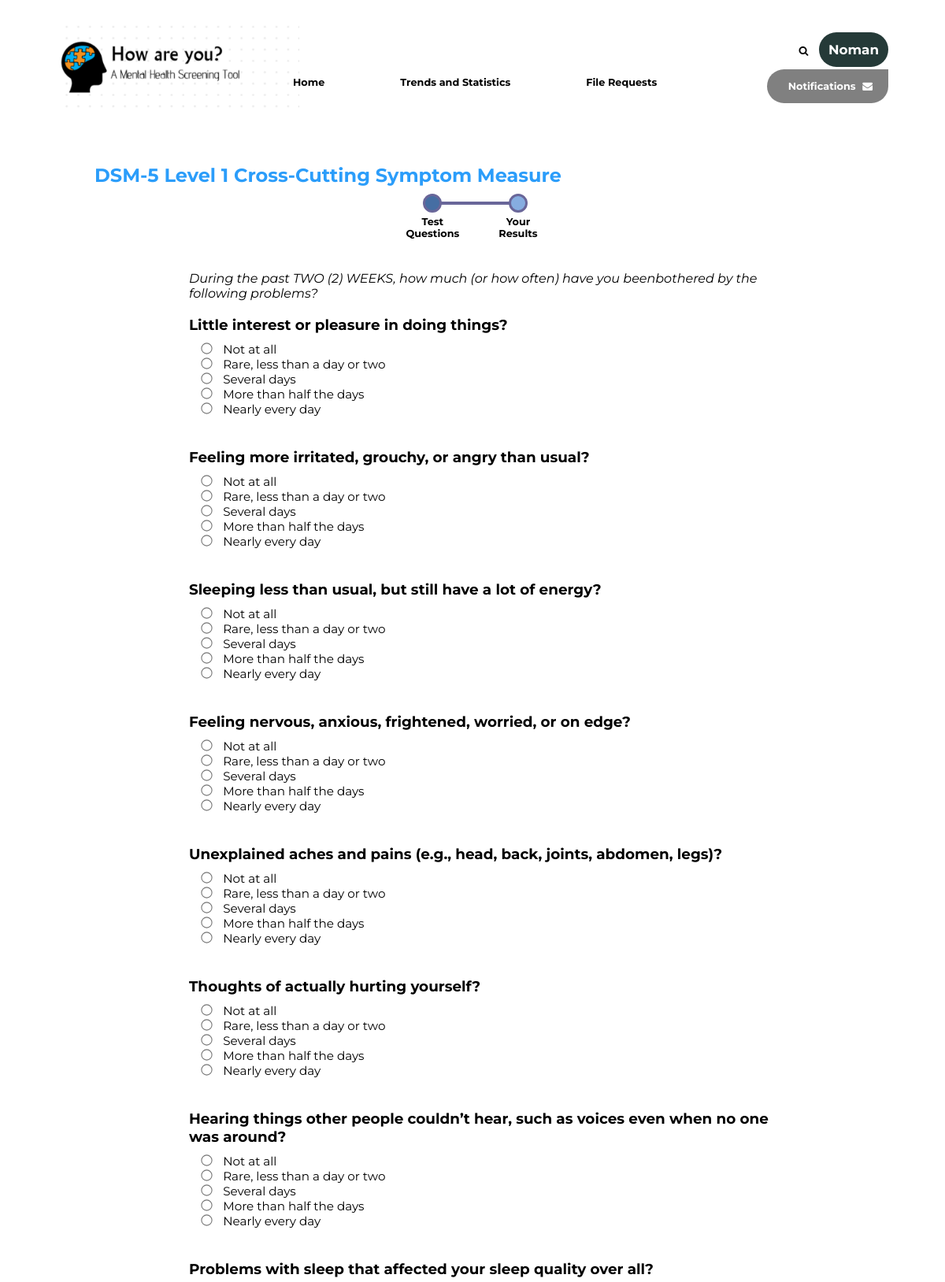
The app's page /take_questionnaire/1 (signed in, upper part) with its own data.
### persons/models.py (models this page shows, shortened)
class Person(models.Model):
	username = models.CharField(max_length=200,primary_key=True)
	name = models.CharField(max_length=200, default="Unknown")
	password = models.CharField(max_length=50)
	email = models.EmailField(max_length=50)
	joined_at = models.DateTimeField(default=timezone.now)
	date_of_birth = models.DateTimeField(default=timezone.now,null=False,blank=False)
	gender = models.CharField(
        max_length=1,
        choices=Gender.choices,
        null=False,
        blank=False,
        default=Gender.FEMALE,
    )
	mobile_number = models.CharField(null=True,max_length=50,blank=True)

### take_questionnaire/models.py (models this page shows)
class Test(models.Model):
    added_by = models.ForeignKey(Psychiatrist, on_delete=models.DO_NOTHING)
    details_gimmic = models.CharField(max_length=TEXT_FIELD, default=UNSPECIFIED)
    instruction = models.CharField(max_length=TEXT_FIELD, default=UNSPECIFIED)
    details_duration = models.CharField(max_length=TEXT_FIELD, default=UNSPECIFIED)
    name = models.CharField("Name of the test", max_length=FIELD_LENGTH, null=False, blank=False)
    created_at = models.DateTimeField(default=timezone.now)
    is_approved = models.CharField(max_length=CHOICE_LENGTH, choices=Status.choices, default=Status.PENDING_APPROVAL)
    questions = models.ManyToManyField(Question, through='TestQuestion')
    has_score = models.BooleanField(default=False)

class Question(models.Model):
    added_by = models.ForeignKey(Psychiatrist, on_delete=models.CASCADE)
    class QuestionType(models.TextChoices):
        RADIO = 'RD', gettext_lazy('Radio')
        SLIDER = 'SL', gettext_lazy('Number Slider')
        MUL_CHOICE = 'CH', gettext_lazy('Multiple Choice')
    type = models.CharField(max_length=2, choices=QuestionType.choices, default=QuestionType.RADIO)
    created_at = models.DateTimeField(default=timezone.now)
    changed_at = models.DateTimeField(default=timezone.now)
    question_text = models.CharField(max_length=TEXT_FIELD, null=False, blank=False, default=UNSPECIFIED)

class Option(models.Model):
    question_id = models.ForeignKey(Question, on_delete=models.CASCADE, parent_link=True)
    text = models.CharField(max_length=FIELD_LENGTH, null=False, blank=False, default=UNSPECIFIED)

### take_questionnaire/views.py (the view)
# urls.py: path('<int:test_id>', views.render_test, name='render_test'),
def render_test(request,test_id):
    context = {}
    ''' should be changed to capture the right test'''
    test = Test.objects.get(id=test_id)
    context['test'] = test
    context['my'] = Patient.objects.get(username=request.session['username'])
    return render(request, 'take_questionnaire/test-questions.html', context)

### take_questionnaire/templates/take_questionnaire/test-questions.html (shortened to what this page needs)
{% load static %}
<!DOCTYPE html>
<html lang="en">
<head>
    <link rel="stylesheet" href="https://cdnjs.cloudflare.com/ajax/libs/font-awesome/4.7.0/css/font-awesome.min.css">
    <link href="{% static 'take_questionnaire/styles.css' %}" rel="stylesheet">
</head>
<body>
<div class="container">
    <section class="header">
        {% include "logo.html" %}
        <nav>
            <ul class="nav-links">
                <li><a href="{% url 'persons:index' %}" > Home </a></li>
                <li>Trends and Statistics</li>
                <li>File Requests</li>
            </ul>
            <span class="nav-right">
                    <span><i class="fa fa-search" style="margin-right: 10px;"></i>
                        <span class="avatar" onclick="document.getElementById('logout-modal-id').style.display='block'" style="cursor: pointer;">{{my.name}}</span>
                    </span>
                    <span class="notifi-box">
                        Notifications
                        <i class="fa fa-envelope" style="margin-left: 5px;"></i>
                    </span>
                </span>
        </nav>
    </section>
    <section class="que-sec">
        <div class="tron">{{test.name}}</div>
        <div class="test-steps">
            <ul class="test-steps-ul">
                <li class="test-step-n"><span class="test-step-circ active-step"></span><span>Test</span><span>Questions</span></li>
                <li class="test-step-n"><span class="test-step-circ"></span><span>Your</span><span>Results</span></li>
            </ul>
        </div>
        <div class="questions-container">
            <form action="{% url 'take_questionnaire:submit' test.id %}" style="position: relative;". method="POST">
                <ul class="test-ovrs">
                    <i>{{ test.details_duration }}</i>
                    <br>
                    <br>
                {% for q in test.questions.all %}
                    <li>
                        <span class="que-name">{{q.question_text}}</span><br>
                        <div class="que-opts">
                            {% for o in q.option_set.all %}
                            <input type="radio" class="radio" name="{{ q.id }}" value="{{o.id}}" id = "{{ o.id }}">
                            <label for="{{o.id}}"> <span class="que-opt-n">{{ o.text }}</span> </label> <br>
                            {% endfor %}
                        </div>
                    </li>
                {% endfor %}
                </ul>
            </form>
        </div>
    </section>
</div>
</body>
</html>

### take_questionnaire/static/take_questionnaire/styles.css (style rules this page uses)
* { margin: 0; padding: 0; box-sizing: border-box; }
body { font-family: "Montserrat", sans-serif; }
.container { margin-top: 4vh; margin-left: 6vw; margin-right: 6vw; min-height: 70vh; }
nav { display: flex; align-items: center; justify-content: space-between; position: relative; min-height: 15vh; }
.nav-links { display: flex; margin-left: 25vw; margin-top: 3vh; list-style: none; }
.nav-links li { position: relative; padding-right: 6rem; font-size: 0.8rem; font-weight: bold; }
.nav-links li::after { content: ""; position: absolute; width: 50%; height: 2px; bottom: -2px; left: 0; background-color: rgb(88, 88, 230); visibility: hidden; transform: scaleX(0); transform-origin: top left; transition: all 0.3s ease-in-out 0s; }
.nav-right { justify-self: flex-end; display: flex; flex-direction: column; flex-wrap: wrap; text-align: right; font-weight: bold; font-size: 0.8rem; }
.test-ovrs { list-style: none; }
.test-ovrs li { margin-bottom: 5vh; }
.avatar { color: white; font-size: 1.05rem; background-color: rgb(37, 58, 56); border-radius: 100px; padding: 12px; margin-bottom: 10; }
.notifi-box { padding: 14px; padding-left: 27px; padding-right: 20px; border-radius: 25px 0 25px 25px; margin-top: 15px; color: white; background-color: gray; }
.que-sec { margin-top: 7vh; margin-left: 4vw; }
.tron { font-size: 1.5rem; font-weight: bolder; margin-bottom: 5px; color: #2b9dfa; }
.test-steps { display: flex; align-items: center; justify-content: center; margin-top: 10px; }
.test-steps-ul { display: flex; list-style: none; }
.test-step-n { position: relative; display: flex; align-items: center; justify-content: center; flex-direction: column; font-size: 0.8rem; font-weight: bold; margin-right: 50px; }
.test-step-n .test-step-circ { position: relative; content: ''; background-color:rgb(134, 173, 224); padding: 10px; border-radius: 100px; margin-bottom: 5px; border: 1px double rgb(98, 157, 235); outline: 3px solid rgb(105, 102, 153); outline-offset: -2px; }
.test-step-n .active-step { background-color: rgb(70, 110, 163); }
.test-step-n:nth-child(1) .test-step-circ::after { position: absolute; bottom: 40%; left: 105%; content: ''; padding: 2px; max-height: 3px; min-width: 100px; overflow: hidden; background-color: rgb(105, 102, 153); }
.questions-container { margin-left: 10vw; margin-right: 10vw; margin-top: 40px; }
input.radio { transform: scale(110%); }
.que-name { font-size: 1.15rem; font-weight: bold; }
.que-opts { margin-top: 10px; margin-left: 2vh; }
.que-opt-n { margin-left: 10px; font-size: 0.95rem; }
a, a:hover, a:focus, a:active { text-decoration: none; color: inherit; }

### records on screen
Person: name "Noman"
Test: name "DSM-5 Level 1 Cross-Cutting Symptom Measure", details_duration "During the past TWO (2) WEEKS, how much (or how often) have you beenbothered by the following problems?"
Question: question_text "Little interest or pleasure in doing things?"
Option: text "Not at all"
Option: text "Rare, less than a day or two"
Option: text "Several days"
Option: text "More than half the days"
Option: text "Nearly every day"
Question: question_text "Feeling more irritated, grouchy, or angry than usual?"
Option: text "Not at all"
Option: text "Rare, less than a day or two"
Option: text "Several days"
Option: text "More than half the days"
Option: text "Nearly every day"
Question: question_text "Sleeping less than usual, but still have a lot of energy?"
Option: text "Not at all"
Option: text "Rare, less than a day or two"
Option: text "Several days"
Option: text "More than half the days"
Option: text "Nearly every day"
Question: question_text "Feeling nervous, anxious, frightened, worried, or on edge?"
Option: text "Not at all"
Option: text "Rare, less than a day or two"
Option: text "Several days"
Option: text "More than half the days"
Option: text "Nearly every day"
Question: question_text "Unexplained aches and pains (e.g., head, back, joints, abdomen, legs)?"
Option: text "Not at all"
Option: text "Rare, less than a day or two"
Option: text "Several days"
Option: text "More than half the days"
Option: text "Nearly every day"
Question: question_text "Thoughts of actually hurting yourself?"
Option: text "Not at all"
Option: text "Rare, less than a day or two"
Option: text "Several days"
Option: text "More than half the days"
Option: text "Nearly every day"
Question: question_text "Hearing things other people couldn’t hear, such as voices even when no one was around?"
Option: text "Not at all"
Option: text "Rare, less than a day or two"
Option: text "Several days"
Option: text "More than half the days"
Option: text "Nearly every day"
Question: question_text "Problems with sleep that affected your sleep quality over all?"
